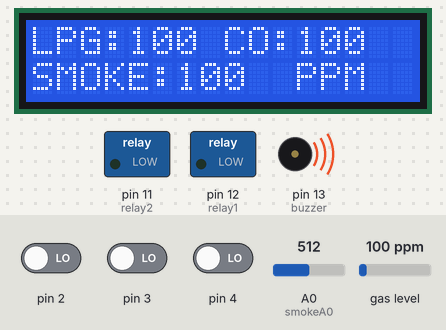
The sketch below on a simulated Arduino Uno, built with avr-gcc and run on an emulated ATmega328P. Shown: 16×2 character LCD, switched loads named in the sketch (green lamp = pin HIGH), buzzer (waves = sounding). The inputs (shaded band) are chosen by the test bench; at power-on: pin 2 LOW, pin 4 LOW, pin 3 LOW, A0 (smokeA0) = 512, gas level 100 ppm.

Above: at 4.3 s.
4.4 s: pin 2 driven HIGH
At 5.1 s:
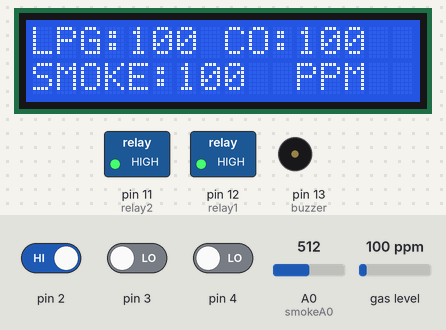
At 16.6 s:
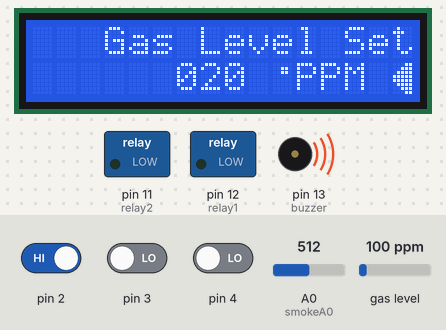
18.4 s: pin 4 driven HIGH
At 34.1 s:
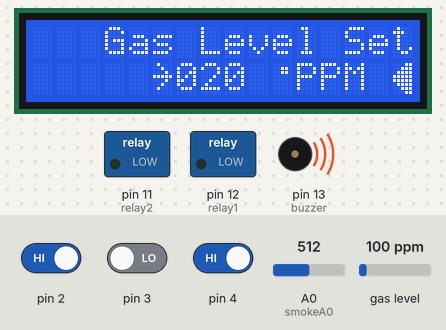
Timing chart, 0 to 38.3 s (numbered marks = the images above; inputs shaded):
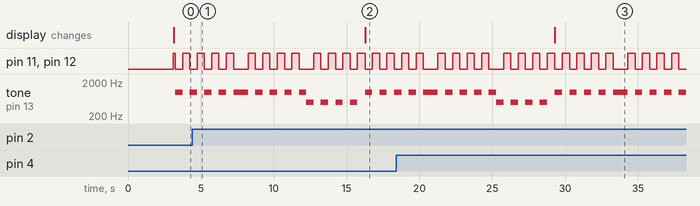

Measured:
- after the input at 4.4 s, the display: changes after 11.9 s (image 2)
- after the input at 18.4 s, the display: changes after 10.9 s (image 3)
- by itself, tone on pin 13 (buzzer): plays 1000 Hz for 0.50 s, 1000 Hz for 1.0 s, 1000 Hz for 0.50 s, 1000 Hz for 0.50 s, 1000 Hz for 0.50 s, 1000 Hz for 0.50 s … (19 notes in this stretch)

The sketch:

GLASS.ino
```cpp
//----- Libs ---//

#include <MQ2.h>
#include <Wire.h>
#include <LiquidCrystal_I2C.h>
//I2C pins declaration
LiquidCrystal_I2C lcd(0x3F, 2, 1, 0, 4, 5, 6, 7, 3, POSITIVE);

//-----Declarations-----//
int Analog_Input = A0;
int lpg ;
int co ;
int smoke;
MQ2 mq2(Analog_Input);
int relay1 = 12;
int relay2 = 11;
int buzzer = 13;
int smokeA0 = A0;


//--Page Counter--//
int page_counter=1 ;       //To move beetwen pages
int subpage_counter=0;    //To move submenu 1
int subpage2_counter=0;   //To move submenu 2


//--Buttons--//
int up = 2;               //Up button
int down = 3;           //Down button
int sel = 4;


//--Debounce--//
boolean current_up = LOW;
boolean last_up=LOW;
boolean current_sel = LOW;
boolean last_sel = LOW;
boolean last_down = LOW;
boolean current_down = LOW;

//--Gas level--//
int gas1_level = 20;
int lpg_level = 10;


// Costum Chars


//Custom return char
byte back[8] = {
  0b00011,
  0b00111,
  0b01111,
  0b11111,
  0b11111,
  0b01111,
  0b00111,
  0b00011
};

byte arrow[8] = {
  0b01000,
  0b00100,
  0b00010,
  0b11111,
  0b00010,
  0b00100,
  0b01000,
  0b00000
};

byte cell[8] = {
  0b00000,
  0b00110,
  0b00110,
  0b00000,
  0b00000,
  0b00000,
  0b00000,
  0b00000
};

void setup(){
  lcd.begin(16,2);
  lcd.createChar(1, back);
  lcd.createChar(2, arrow);
  lcd.createChar(3, cell);
  lcd.setCursor(0,0);
  lcd.print("  Gas Leak &");
  lcd.setCursor(0,1);
  lcd.print("  Smoke Sensor");
  delay(3000);
  lcd.clear();

  pinMode(relay1,OUTPUT);
  pinMode(relay2,OUTPUT);
  pinMode(buzzer,OUTPUT);

  digitalWrite(relay1, HIGH);
  digitalWrite(relay2,HIGH);


}


   //---- De-bouncing function for all buttons----//
  boolean debounce(boolean last, int pin)
  {
  boolean current = digitalRead(pin);
  if (last != current)
  {
  delay(5);
  current = digitalRead(pin);
  }
  return current;
  }


  void loop(){


    //--End noel codes--//


   current_up = debounce(last_up, up);         //Debounce for Up button
   current_down = debounce(last_down, down);   //Debounce for Down button
   current_sel = debounce(last_sel, sel);


    //----Page counter function to move pages----//
if(subpage_counter==0 && subpage2_counter==0){
//Page Up
    if (last_up== LOW && current_up == HIGH){  //When up button is pressed
      lcd.clear();                     //When page is changed, lcd clear to print new page
      if(page_counter <3){              //Page counter never higher than 3(total of pages)
      page_counter= page_counter +1;   //Page up

      }
      else{
      page_counter= 3;
      }
  }

    last_up = current_up;

//Page Down
    if (last_down== LOW && current_down == HIGH){ //When down button is pressed
      lcd.clear();                     //When page is changed, lcd clear to print new page
      if(page_counter >1){              //Page counter never lower than 1 (total of pages)
      page_counter= page_counter -1;   //Page down

      }
      else{
      page_counter= 1;
      }
      }

      last_down = current_down;
      }
//------- Switch function to write and show what you want---//
     switch (page_counter){
      case 1: {
  float* values= mq2.read(true); //set it false if you don't want to print the values in the Serial
  //lpg = values[0];
  lpg = mq2.readLPG();
  //co = values[1];
  co = mq2.readCO();
  //smoke = values[2];
  smoke = mq2.readSmoke();
  lcd.setCursor(0,0);
  lcd.print("LPG:");
  lcd.print(lpg);
  lcd.print(" CO:");
  lcd.print(co);
  lcd.setCursor(0,1);
  lcd.print("SMOKE:");
  lcd.print(smoke);
  lcd.setCursor(11,1);
  lcd.print("PPM");
  delay(100);


      }
      break;


      case 2:{ //--Level of Gas 1//
     lcd.setCursor(3,0);
     lcd.print("Gas Level Set");
     lcd.setCursor(10,1);
     lcd.write(byte(3));
     lcd.print("PPM");
     lcd.setCursor(6,1);
     if(gas1_level <100){    //To avoid "0" of number 10
     lcd.setCursor(6,1);
     lcd.print("0");
     }
     lcd.print(gas1_level);

     lcd.setCursor(15,1);
     lcd.write(byte(1));     //Return custom char
  // Sub counter 2 control
     if (last_sel== LOW && current_sel == HIGH){ //select button pressed
     if(subpage2_counter <2){                    // subpage counter never higher than 2(total of items)
     subpage2_counter ++;                         //subcounter to move beetwen submenu
     }
     else{                                       //If subpage higher than 2 (total of items) return to first item
      subpage2_counter=1;
     }
     }
     last_sel=current_sel;                      //Save last state of select button

     //First item control(subpage2_counter =1) led brightness
     if(subpage2_counter==1){
     lcd.setCursor(14,1);
     lcd.print(" ");                           //Delete last arrow position
     lcd.setCursor(5,1);
     lcd.write(byte(2));

     //Control led_lum variable
     if (last_up== LOW && current_up == HIGH){  //Up bright +
     if(gas1_level < 500){                         //led_lum never higher than 10 (max value)
     gas1_level ++ ;
     }
     else{
     gas1_level = 0;                              //If led_lum higher than 10, return to 0
     }
     }
     last_up=current_up;


     if(last_down== LOW && current_down == HIGH){  //Down bright -
     if(gas1_level >0){                              //led_lum never lower than 0
     gas1_level --;
     }
     else{
     gas1_level = 0;
     }
     }
     last_down=current_down;

     }


//Second item control (subpage2_counter==2) back
     if(subpage2_counter==2){
     lcd.setCursor(5,1);
     lcd.print(" ");                           //Delete last arrow position
     lcd.setCursor(14,1);                      //Place the arrow
     lcd.write(byte(2));
     if (last_up== LOW && current_up == HIGH){
     subpage2_counter=0;                       //Exit submenu, up/down pages enabled
     lcd.setCursor(14,1);
     lcd.print(" ");
     }
     last_up=current_up;

     if(last_down== LOW && current_down == HIGH){
     subpage2_counter=1;                        //Stay on sub menu, return to led_lum control
     }
     last_down=current_down;
     }

    }
    break;
    case 3: {

      //--Level of LPG 1//
     lcd.setCursor(3,0);
     lcd.print("LPG Level Set");
     lcd.setCursor(10,1);
     lcd.write(byte(3));
     lcd.print("PPM");
     lcd.setCursor(6,1);
     if(lpg_level <10){    //To avoid "0" of number 10
     lcd.setCursor(6,1);
     lcd.print("0");
     }
     lcd.print(lpg_level);

     lcd.setCursor(15,1);
     lcd.write(byte(1));     //Return custom char
  // Sub counter 2 control
     if (last_sel== LOW && current_sel == HIGH){ //select button pressed
     if(subpage2_counter <2){                    // subpage counter never higher than 2(total of items)
     subpage2_counter ++;                         //subcounter to move beetwen submenu
     }
     else{                                       //If subpage higher than 2 (total of items) return to first item
      subpage2_counter=1;
     }
     }
     last_sel=current_sel;                      //Save last state of select button

     //First item control(subpage2_counter =1) led brightness
     if(subpage2_counter==1){
     lcd.setCursor(14,1);
     lcd.print(" ");                           //Delete last arrow position
     lcd.setCursor(5,1);
     lcd.write(byte(2));

     //Control led_lum variable
     if (last_up== LOW && current_up == HIGH){  //Up bright +
     if(lpg_level < 500){                         //led_lum never higher than 10 (max value)
     lpg_level ++ ;
     }
     else{
     lpg_level = 0;                              //If led_lum higher than 10, return to 0
     }
     }
     last_up=current_up;


     if(last_down== LOW && current_down == HIGH){  //Down bright -
     if(lpg_level >0){                              //led_lum never lower than 0
     lpg_level --;
     }
     else{
     lpg_level = 0;
     }
     }
     last_down=current_down;

     }


//Second item control (subpage2_counter==2) back
     if(subpage2_counter==2){
     lcd.setCursor(5,1);
     lcd.print(" ");                           //Delete last arrow position
     lcd.setCursor(14,1);                      //Place the arrow
     lcd.write(byte(2));
     if (last_up== LOW && current_up == HIGH){
     subpage2_counter=0;                       //Exit submenu, up/down pages enabled
     lcd.setCursor(14,1);
     lcd.print(" ");
     }
     last_up=current_up;

     if(last_down== LOW && current_down == HIGH){
     subpage2_counter=1;                        //Stay on sub menu, return to led_lum control
     }
     last_down=current_down;
     }


    }
    break;


     } //-- end of Switch statement --//
    int analogSensor = analogRead(smokeA0);

     if ( smoke >= gas1_level)
     {
      //-- 1st cycle on
      digitalWrite(relay1,LOW);
      digitalWrite(relay2,LOW);
      tone(buzzer,1000);
      delay(500);
      //--2nd cycle off
      digitalWrite(relay1,HIGH);
      digitalWrite(relay2,HIGH);
      noTone(buzzer);
      delay(500);
      //--  repeat cycle on --//
      digitalWrite(relay1,LOW);
      digitalWrite(relay2,LOW);
      tone(buzzer,1000);
      delay(500);
      digitalWrite(relay1,HIGH);
      digitalWrite(relay2,HIGH);
      noTone(buzzer);
      delay(500);
      digitalWrite(relay1,LOW);
      digitalWrite(relay2,LOW);
      tone(buzzer,1000);
      delay(500);
      digitalWrite(relay1,HIGH);
      digitalWrite(relay2,HIGH);
      noTone(buzzer);
      delay(500);
      //--   1st cycle --//
      digitalWrite(relay1,LOW);
      digitalWrite(relay2,LOW);
      tone(buzzer,1000);
      delay(500);
      digitalWrite(relay1,HIGH);
      digitalWrite(relay2,HIGH);
      noTone(buzzer);
      delay(500);
      digitalWrite(relay1,LOW);
      digitalWrite(relay2,LOW);
      tone(buzzer,1000);
      delay(500);
      digitalWrite(relay1,LOW);
      digitalWrite(relay2,LOW);
      tone(buzzer,1000);
      delay(500);
      digitalWrite(relay1,HIGH);
      digitalWrite(relay2,HIGH);
      noTone(buzzer);
      delay(500);
      //--   1st cycle --//
      digitalWrite(relay1,LOW);
      digitalWrite(relay2,LOW);
      tone(buzzer,1000);
      delay(500);
      digitalWrite(relay1,HIGH);
      digitalWrite(relay2,HIGH);
      noTone(buzzer);
      delay(500);
      digitalWrite(relay1,LOW);
      digitalWrite(relay2,LOW);
      tone(buzzer,1000);
      delay(500);
      digitalWrite(relay1,HIGH);
      digitalWrite(relay2,HIGH);
      noTone(buzzer);
      delay(500);
      //--   1st cycle --//
      digitalWrite(relay1,LOW);
      digitalWrite(relay2,LOW);
      tone(buzzer,1000);
      delay(500);
      digitalWrite(relay1,HIGH);
      digitalWrite(relay2,HIGH);
      noTone(buzzer);
      delay(500);
      digitalWrite(relay1,LOW);
      digitalWrite(relay2,LOW);
      tone(buzzer,1000);
      delay(500);

     }
     if ( smoke < gas1_level)
     {
      //--   1st cycle --//
      digitalWrite(relay1,HIGH);
      digitalWrite(relay2,HIGH);
      noTone(buzzer);

     }


      if ( lpg >= lpg_level)
     {
      //-- 1st cycle on
      digitalWrite(relay1,LOW);
      digitalWrite(relay2,LOW);
      tone(buzzer,500);
      delay(500);
      //--2nd cycle off
      digitalWrite(relay1,HIGH);
      digitalWrite(relay2,HIGH);
      noTone(buzzer);
      delay(500);
      //-- 1st cycle on
      digitalWrite(relay1,LOW);
      digitalWrite(relay2,LOW);
      tone(buzzer,500);
      delay(500);
      //--2nd cycle off
      digitalWrite(relay1,HIGH);
      digitalWrite(relay2,HIGH);
      noTone(buzzer);
      delay(500);
      //-- 1st cycle on
      digitalWrite(relay1,LOW);
      digitalWrite(relay2,LOW);
      tone(buzzer,500);
      delay(500);
      //--2nd cycle off
      digitalWrite(relay1,HIGH);
      digitalWrite(relay2,HIGH);
      noTone(buzzer);
      delay(500);
      //-- 1st cycle on
      digitalWrite(relay1,LOW);
      digitalWrite(relay2,LOW);
      tone(buzzer,500);
      delay(500);
      //--2nd cycle off
      digitalWrite(relay1,HIGH);
      digitalWrite(relay2,HIGH);
      noTone(buzzer);
      delay(500);
     }

      if ( lpg < lpg_level)
     {
      //--   1st cycle --//
      digitalWrite(relay1,HIGH);
      digitalWrite(relay2,HIGH);
      noTone(buzzer);

     }


      else{
        digitalWrite(relay1,HIGH);
        digitalWrite(relay2,HIGH);
        noTone(buzzer);
      }


  } //-- end of Void Loop --//
```
